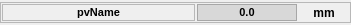
<?xml version="1.0" encoding="UTF-8"?>
<ui version="4.0">
 <class>Form</class>
 <widget class="QWidget" name="Form">
  <property name="geometry">
   <rect>
    <x>0</x>
    <y>0</y>
    <width>351</width>
    <height>25</height>
   </rect>
  </property>
  <property name="minimumSize">
   <size>
    <width>0</width>
    <height>20</height>
   </size>
  </property>
  <property name="maximumSize">
   <size>
    <width>500</width>
    <height>300</height>
   </size>
  </property>
  <property name="windowTitle">
   <string>Form</string>
  </property>
  <layout class="QVBoxLayout" name="verticalLayout">
   <property name="spacing">
    <number>0</number>
   </property>
   <property name="sizeConstraint">
    <enum>QLayout::SetNoConstraint</enum>
   </property>
   <property name="leftMargin">
    <number>0</number>
   </property>
   <property name="topMargin">
    <number>0</number>
   </property>
   <property name="rightMargin">
    <number>0</number>
   </property>
   <property name="bottomMargin">
    <number>0</number>
   </property>
   <item>
    <widget class="QFrame" name="frame">
     <property name="minimumSize">
      <size>
       <width>351</width>
       <height>21</height>
      </size>
     </property>
     <property name="maximumSize">
      <size>
       <width>351</width>
       <height>21</height>
      </size>
     </property>
     <property name="frameShape">
      <enum>QFrame::StyledPanel</enum>
     </property>
     <property name="frameShadow">
      <enum>QFrame::Raised</enum>
     </property>
     <layout class="QHBoxLayout" name="horizontalLayout">
      <property name="spacing">
       <number>2</number>
      </property>
      <property name="leftMargin">
       <number>1</number>
      </property>
      <property name="topMargin">
       <number>1</number>
      </property>
      <property name="rightMargin">
       <number>1</number>
      </property>
      <property name="bottomMargin">
       <number>1</number>
      </property>
      <item>
       <widget class="QLabel" name="devNameLbl">
        <property name="minimumSize">
         <size>
          <width>100</width>
          <height>0</height>
         </size>
        </property>
        <property name="maximumSize">
         <size>
          <width>16777215</width>
          <height>16777215</height>
         </size>
        </property>
        <property name="baseSize">
         <size>
          <width>0</width>
          <height>0</height>
         </size>
        </property>
        <property name="font">
         <font>
          <pointsize>8</pointsize>
          <weight>75</weight>
          <italic>false</italic>
          <bold>true</bold>
         </font>
        </property>
        <property name="autoFillBackground">
         <bool>true</bool>
        </property>
        <property name="frameShape">
         <enum>QFrame::StyledPanel</enum>
        </property>
        <property name="frameShadow">
         <enum>QFrame::Sunken</enum>
        </property>
        <property name="text">
         <string>pvName</string>
        </property>
        <property name="alignment">
         <set>Qt::AlignCenter</set>
        </property>
        <property name="moving" stdset="0">
         <bool>false</bool>
        </property>
       </widget>
      </item>
      <item>
       <widget class="QLabel" name="posFbkLbl">
        <property name="minimumSize">
         <size>
          <width>100</width>
          <height>0</height>
         </size>
        </property>
        <property name="maximumSize">
         <size>
          <width>100</width>
          <height>30</height>
         </size>
        </property>
        <property name="baseSize">
         <size>
          <width>0</width>
          <height>0</height>
         </size>
        </property>
        <property name="palette">
         <palette>
          <active>
           <colorrole role="WindowText">
            <brush brushstyle="SolidPattern">
             <color alpha="255">
              <red>0</red>
              <green>0</green>
              <blue>0</blue>
             </color>
            </brush>
           </colorrole>
           <colorrole role="Button">
            <brush brushstyle="SolidPattern">
             <color alpha="255">
              <red>216</red>
              <green>216</green>
              <blue>216</blue>
             </color>
            </brush>
           </colorrole>
           <colorrole role="Light">
            <brush brushstyle="SolidPattern">
             <color alpha="255">
              <red>255</red>
              <green>255</green>
              <blue>255</blue>
             </color>
            </brush>
           </colorrole>
           <colorrole role="Midlight">
            <brush brushstyle="SolidPattern">
             <color alpha="255">
              <red>235</red>
              <green>235</green>
              <blue>235</blue>
             </color>
            </brush>
           </colorrole>
           <colorrole role="Dark">
            <brush brushstyle="SolidPattern">
             <color alpha="255">
              <red>108</red>
              <green>108</green>
              <blue>108</blue>
             </color>
            </brush>
           </colorrole>
           <colorrole role="Mid">
            <brush brushstyle="SolidPattern">
             <color alpha="255">
              <red>144</red>
              <green>144</green>
              <blue>144</blue>
             </color>
            </brush>
           </colorrole>
           <colorrole role="Text">
            <brush brushstyle="SolidPattern">
             <color alpha="255">
              <red>0</red>
              <green>0</green>
              <blue>0</blue>
             </color>
            </brush>
           </colorrole>
           <colorrole role="BrightText">
            <brush brushstyle="SolidPattern">
             <color alpha="255">
              <red>255</red>
              <green>255</green>
              <blue>255</blue>
             </color>
            </brush>
           </colorrole>
           <colorrole role="ButtonText">
            <brush brushstyle="SolidPattern">
             <color alpha="255">
              <red>0</red>
              <green>0</green>
              <blue>0</blue>
             </color>
            </brush>
           </colorrole>
           <colorrole role="Base">
            <brush brushstyle="SolidPattern">
             <color alpha="255">
              <red>255</red>
              <green>255</green>
              <blue>255</blue>
             </color>
            </brush>
           </colorrole>
           <colorrole role="Window">
            <brush brushstyle="SolidPattern">
             <color alpha="255">
              <red>216</red>
              <green>216</green>
              <blue>216</blue>
             </color>
            </brush>
           </colorrole>
           <colorrole role="Shadow">
            <brush brushstyle="SolidPattern">
             <color alpha="255">
              <red>0</red>
              <green>0</green>
              <blue>0</blue>
             </color>
            </brush>
           </colorrole>
           <colorrole role="AlternateBase">
            <brush brushstyle="SolidPattern">
             <color alpha="255">
              <red>235</red>
              <green>235</green>
              <blue>235</blue>
             </color>
            </brush>
           </colorrole>
           <colorrole role="ToolTipBase">
            <brush brushstyle="SolidPattern">
             <color alpha="255">
              <red>255</red>
              <green>255</green>
              <blue>220</blue>
             </color>
            </brush>
           </colorrole>
           <colorrole role="ToolTipText">
            <brush brushstyle="SolidPattern">
             <color alpha="255">
              <red>0</red>
              <green>0</green>
              <blue>0</blue>
             </color>
            </brush>
           </colorrole>
          </active>
          <inactive>
           <colorrole role="WindowText">
            <brush brushstyle="SolidPattern">
             <color alpha="255">
              <red>0</red>
              <green>0</green>
              <blue>0</blue>
             </color>
            </brush>
           </colorrole>
           <colorrole role="Button">
            <brush brushstyle="SolidPattern">
             <color alpha="255">
              <red>216</red>
              <green>216</green>
              <blue>216</blue>
             </color>
            </brush>
           </colorrole>
           <colorrole role="Light">
            <brush brushstyle="SolidPattern">
             <color alpha="255">
              <red>255</red>
              <green>255</green>
              <blue>255</blue>
             </color>
            </brush>
           </colorrole>
           <colorrole role="Midlight">
            <brush brushstyle="SolidPattern">
             <color alpha="255">
              <red>235</red>
              <green>235</green>
              <blue>235</blue>
             </color>
            </brush>
           </colorrole>
           <colorrole role="Dark">
            <brush brushstyle="SolidPattern">
             <color alpha="255">
              <red>108</red>
              <green>108</green>
              <blue>108</blue>
             </color>
            </brush>
           </colorrole>
           <colorrole role="Mid">
            <brush brushstyle="SolidPattern">
             <color alpha="255">
              <red>144</red>
              <green>144</green>
              <blue>144</blue>
             </color>
            </brush>
           </colorrole>
           <colorrole role="Text">
            <brush brushstyle="SolidPattern">
             <color alpha="255">
              <red>0</red>
              <green>0</green>
              <blue>0</blue>
             </color>
            </brush>
           </colorrole>
           <colorrole role="BrightText">
            <brush brushstyle="SolidPattern">
             <color alpha="255">
              <red>255</red>
              <green>255</green>
              <blue>255</blue>
             </color>
            </brush>
           </colorrole>
           <colorrole role="ButtonText">
            <brush brushstyle="SolidPattern">
             <color alpha="255">
              <red>0</red>
              <green>0</green>
              <blue>0</blue>
             </color>
            </brush>
           </colorrole>
           <colorrole role="Base">
            <brush brushstyle="SolidPattern">
             <color alpha="255">
              <red>255</red>
              <green>255</green>
              <blue>255</blue>
             </color>
            </brush>
           </colorrole>
           <colorrole role="Window">
            <brush brushstyle="SolidPattern">
             <color alpha="255">
              <red>216</red>
              <green>216</green>
              <blue>216</blue>
             </color>
            </brush>
           </colorrole>
           <colorrole role="Shadow">
            <brush brushstyle="SolidPattern">
             <color alpha="255">
              <red>0</red>
              <green>0</green>
              <blue>0</blue>
             </color>
            </brush>
           </colorrole>
           <colorrole role="AlternateBase">
            <brush brushstyle="SolidPattern">
             <color alpha="255">
              <red>235</red>
              <green>235</green>
              <blue>235</blue>
             </color>
            </brush>
           </colorrole>
           <colorrole role="ToolTipBase">
            <brush brushstyle="SolidPattern">
             <color alpha="255">
              <red>255</red>
              <green>255</green>
              <blue>220</blue>
             </color>
            </brush>
           </colorrole>
           <colorrole role="ToolTipText">
            <brush brushstyle="SolidPattern">
             <color alpha="255">
              <red>0</red>
              <green>0</green>
              <blue>0</blue>
             </color>
            </brush>
           </colorrole>
          </inactive>
          <disabled>
           <colorrole role="WindowText">
            <brush brushstyle="SolidPattern">
             <color alpha="255">
              <red>108</red>
              <green>108</green>
              <blue>108</blue>
             </color>
            </brush>
           </colorrole>
           <colorrole role="Button">
            <brush brushstyle="SolidPattern">
             <color alpha="255">
              <red>216</red>
              <green>216</green>
              <blue>216</blue>
             </color>
            </brush>
           </colorrole>
           <colorrole role="Light">
            <brush brushstyle="SolidPattern">
             <color alpha="255">
              <red>255</red>
              <green>255</green>
              <blue>255</blue>
             </color>
            </brush>
           </colorrole>
           <colorrole role="Midlight">
            <brush brushstyle="SolidPattern">
             <color alpha="255">
              <red>235</red>
              <green>235</green>
              <blue>235</blue>
             </color>
            </brush>
           </colorrole>
           <colorrole role="Dark">
            <brush brushstyle="SolidPattern">
             <color alpha="255">
              <red>108</red>
              <green>108</green>
              <blue>108</blue>
             </color>
            </brush>
           </colorrole>
           <colorrole role="Mid">
            <brush brushstyle="SolidPattern">
             <color alpha="255">
              <red>144</red>
              <green>144</green>
              <blue>144</blue>
             </color>
            </brush>
           </colorrole>
           <colorrole role="Text">
            <brush brushstyle="SolidPattern">
             <color alpha="255">
              <red>108</red>
              <green>108</green>
              <blue>108</blue>
             </color>
            </brush>
           </colorrole>
           <colorrole role="BrightText">
            <brush brushstyle="SolidPattern">
             <color alpha="255">
              <red>255</red>
              <green>255</green>
              <blue>255</blue>
             </color>
            </brush>
           </colorrole>
           <colorrole role="ButtonText">
            <brush brushstyle="SolidPattern">
             <color alpha="255">
              <red>108</red>
              <green>108</green>
              <blue>108</blue>
             </color>
            </brush>
           </colorrole>
           <colorrole role="Base">
            <brush brushstyle="SolidPattern">
             <color alpha="255">
              <red>216</red>
              <green>216</green>
              <blue>216</blue>
             </color>
            </brush>
           </colorrole>
           <colorrole role="Window">
            <brush brushstyle="SolidPattern">
             <color alpha="255">
              <red>216</red>
              <green>216</green>
              <blue>216</blue>
             </color>
            </brush>
           </colorrole>
           <colorrole role="Shadow">
            <brush brushstyle="SolidPattern">
             <color alpha="255">
              <red>0</red>
              <green>0</green>
              <blue>0</blue>
             </color>
            </brush>
           </colorrole>
           <colorrole role="AlternateBase">
            <brush brushstyle="SolidPattern">
             <color alpha="255">
              <red>216</red>
              <green>216</green>
              <blue>216</blue>
             </color>
            </brush>
           </colorrole>
           <colorrole role="ToolTipBase">
            <brush brushstyle="SolidPattern">
             <color alpha="255">
              <red>255</red>
              <green>255</green>
              <blue>220</blue>
             </color>
            </brush>
           </colorrole>
           <colorrole role="ToolTipText">
            <brush brushstyle="SolidPattern">
             <color alpha="255">
              <red>0</red>
              <green>0</green>
              <blue>0</blue>
             </color>
            </brush>
           </colorrole>
          </disabled>
         </palette>
        </property>
        <property name="font">
         <font>
          <pointsize>8</pointsize>
          <weight>75</weight>
          <bold>true</bold>
         </font>
        </property>
        <property name="autoFillBackground">
         <bool>true</bool>
        </property>
        <property name="frameShape">
         <enum>QFrame::StyledPanel</enum>
        </property>
        <property name="frameShadow">
         <enum>QFrame::Sunken</enum>
        </property>
        <property name="text">
         <string>0.0</string>
        </property>
        <property name="alignment">
         <set>Qt::AlignCenter</set>
        </property>
       </widget>
      </item>
      <item>
       <widget class="QLabel" name="unitsLbl">
        <property name="maximumSize">
         <size>
          <width>50</width>
          <height>16777215</height>
         </size>
        </property>
        <property name="font">
         <font>
          <weight>75</weight>
          <bold>true</bold>
         </font>
        </property>
        <property name="text">
         <string>mm</string>
        </property>
        <property name="alignment">
         <set>Qt::AlignCenter</set>
        </property>
       </widget>
      </item>
     </layout>
    </widget>
   </item>
  </layout>
 </widget>
 <resources>
  <include location="../../../../icons/icons.qrc"/>
 </resources>
 <connections/>
</ui>
